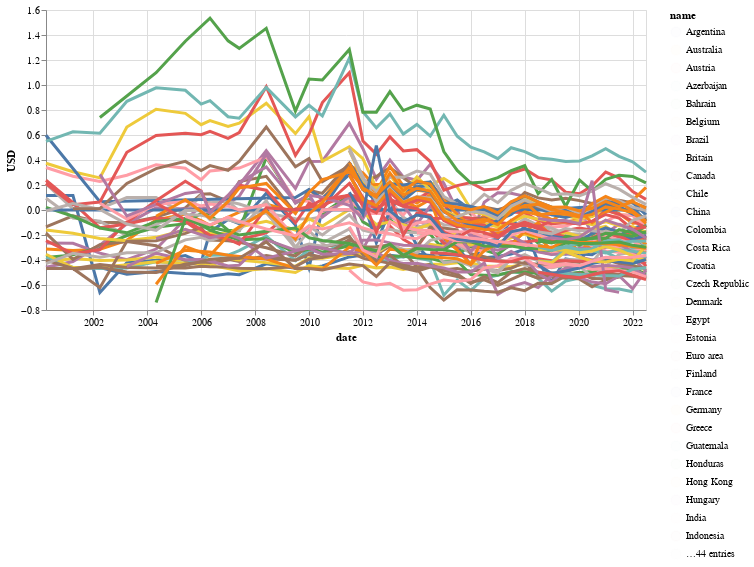

The cell this chart's notebook holds for it:
### Markdown cell above
## Altair

Altair seems useful for this too... trying it out

### Code cell
#| code-fold: true
import altair as alt

highlight = alt.selection_point(on='mouseover', fields=['name'], nearest=True)

base = alt.Chart(df_all).encode(
    x='date:T',
    y='USD:Q',
    color='name:N',
    tooltip=['name', 'date','USD']
)

points = base.mark_circle().encode(
    opacity=alt.value(0.01)
).add_params(
    highlight
).properties(
    width=600
)

lines = base.mark_line().encode(
    size=alt.condition(~highlight, alt.value(0.2), alt.value(3))
)

points + lines

### Figure 1 — Vega-Lite specification as saved in the notebook (floating-point values rounded to 4 significant figures; data arrays with more than 128 entries replaced by an {"elided": "..."} marker saying what was removed)
{"config": {"view": {"continuousWidth": 300, "continuousHeight": 300}}, "layer": [{"mark": {"type": "circle"}, "encoding": {"color": {"field": "name", "type": "nominal"}, "opacity": {"value": 0.01}, "tooltip": [{"field": "name", "type": "nominal"}, {"field": "date", "type": "temporal"}, {"field": "USD", "type": "quantitative"}], "x": {"field": "date", "type": "temporal"}, "y": {"field": "USD", "type": "quantitative"}}, "name": "view_19"}, {"mark": {"type": "line"}, "encoding": {"color": {"field": "name", "type": "nominal"}, "size": {"condition": {"test": {"not": {"param": "param_20"}}, "value": 0.2}, "value": 3}, "tooltip": [{"field": "name", "type": "nominal"}, {"field": "date", "type": "temporal"}, {"field": "USD", "type": "quantitative"}], "x": {"field": "date", "type": "temporal"}, "y": {"field": "USD", "type": "quantitative"}}}], "data": {"name": "data-1bacc05c40d6a35f20d127ce5b7bef39"}, "params": [{"name": "param_20", "select": {"type": "point", "fields": ["name"], "nearest": true, "on": "mouseover"}, "views": ["view_19"]}], "width": 600, "$schema": "https://vega.github.io/schema/vega-lite/v5.8.0.json", "datasets": {"data-1bacc05c40d6a35f20d127ce5b7bef39": {"elided": "1918 records"}}}
